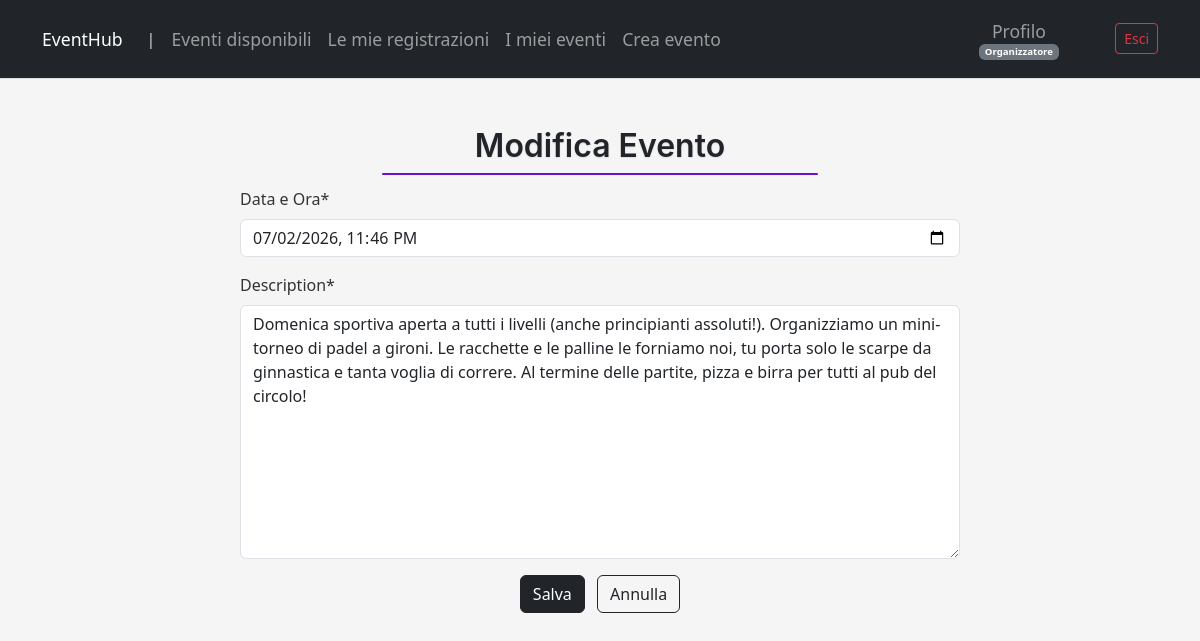
The app's page /edit_event/5/ (signed in) with its own data.
### eventhub/services/models.py (models this page shows, shortened)
class Event(models.Model):
    title = models.CharField(max_length=50)
    description = models.TextField()
    date = models.DateTimeField()
    location = models.CharField(max_length=100)
    max_capacity = models.PositiveIntegerField(null=True, blank=True)
    organizer = models.ForeignKey(
        settings.AUTH_USER_MODEL,
        on_delete=models.CASCADE,
        related_name='organized_events',
        limit_choices_to={'user_type': 'organizer'}
    )

### eventhub/services/views.py (the view, shortened to what this page needs)
# urls.py: path('edit_event/<int:pk>/', EventUpdateView.as_view(), name='edit_event'),
class EventUpdateView(LoginRequiredMixin, OrganizerRequiredMixin, UpdateView):
    model = Event
    form_class = EditEventForm
    template_name = 'services/edit_event.html'
    def get_queryset(self):
        return Event.objects.filter(organizer=self.request.user)

### eventhub/services/forms.py (shortened to what this page needs)
class EditEventForm(forms.ModelForm):
    date = forms.DateTimeField(
        input_formats=['%Y-%m-%dT%H:%M', '%d/%m/%Y %H:%M', '%Y-%m-%d %H:%M'],
        widget=forms.DateTimeInput(format='%Y-%m-%dT%H:%M', attrs={'type': 'datetime-local'}),
        label="Data e Ora"
    )
    class Meta:
        model = Event
        fields = ['date', 'description']

### eventhub/services/permissions.py (called while the page is built)
def is_organizer(user):
    return user.user_type == 'organizer'

    def dispatch(self, request, *args, **kwargs):
        if not (is_organizer(request.user) or is_admin(request.user)):
            raise PermissionDenied("Solo gli organizzatori o amministratori possono accedere a questa pagina")
        return super().dispatch(request, *args, **kwargs)

### eventhub/services/templates/services/edit_event.html (shortened to what this page needs)
{% extends "services/base.html" %}
{% load crispy_forms_tags %}
{% block content %}
<div class="container mt-5">
    <h2 class="page-title">Modifica Evento</h2>
    <div class="row justify-content-center">
        <div class="col-md-8">
            <form method="post">
                {{ form|crispy }}
                <div class="mt-3 text-center">
                    <button type="submit" class="btn btn-dark">Salva</button>
                    <a href="{% url 'my_organized_events' %}" class="btn btn-outline-dark ms-2">Annulla</a>
                </div>
            </form>
        </div>
    </div>
</div>
{% endblock %}

### eventhub/services/static/services/css/custom.css (style rules this page uses)
body { background-color: #f5f5f5; color: #333333; }
.page-title { font-family: 'Inter', sans-serif; font-size: 2rem; font-weight: 600; text-align: center; margin-bottom: 0.75rem; position: relative; color: #212529; width: 100%; display: block; }
.page-title::after { content: ""; display: block; width: 40%; height: 2px; margin: 0.5rem auto 0; background: #6a11cb; border-radius: 1px; }
.page-title { text-shadow: 0 1px 2px rgba(0, 0, 0, 0.1); }

### records on screen
Event: date "07/02/2026 23:46", description "Domenica sportiva aperta a tutti i livelli (anche principianti assoluti!). Organizziamo un mini-torneo di padel a gironi. Le racchette e le palline le forniamo noi, tu porta solo le scarpe da ginnastica e tanta voglia di correre. Al termine delle partite, pizza e birra per tutti al pub del circolo!"
